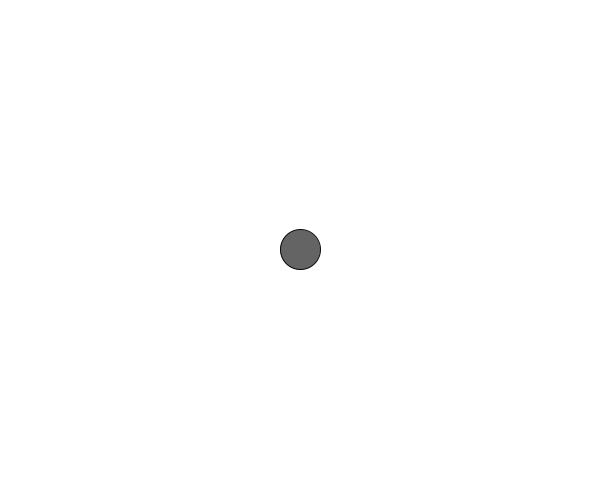
Frame 1 (no input)
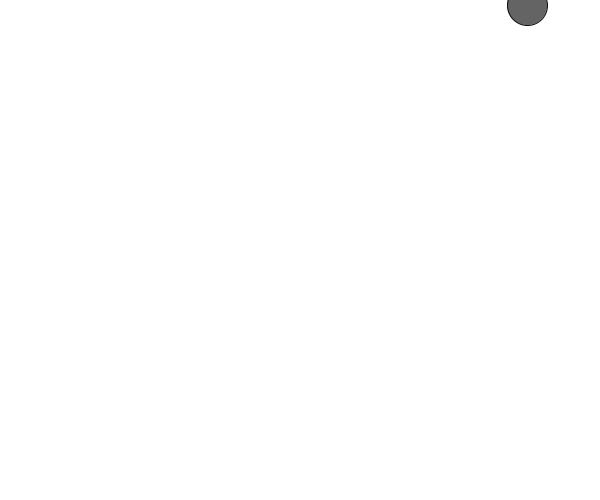
Frame 60 (the mouse pressed at the canvas centre just before this capture)
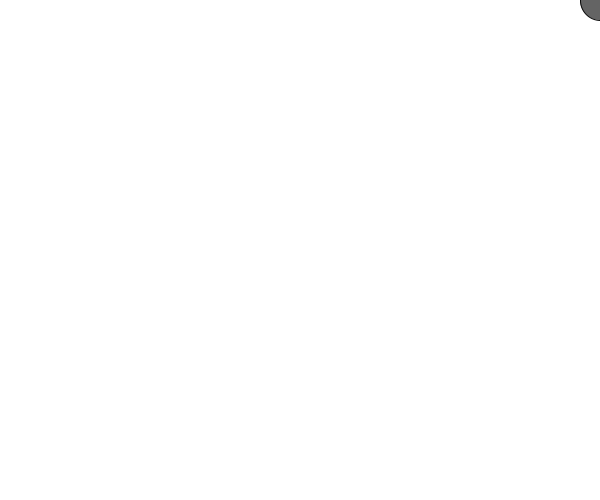
Frame 120 (the mouse held since frame 60 and released just before this capture)

The Processing sketch that drew these frames (run headless with seeded random() and noise(); from frame 60 on, the mouse is pressed at the canvas centre):

// Processing sketch: sketch_22_applying_force
// ── sketch_22_applying_force.pde
Mover m;

void setup() {
  size(600, 500);
  m = new Mover();
}

void draw() {
  background(255);
  
  PVector gravity = new PVector(0, -0.3);
  PVector wind = new PVector(0.2, 0);
  m.applyForce(gravity);
  m.applyForce(wind);
  
  
  m.update();
  m.edges();
  m.display();
}

// ── Mover.pde
class Mover {
  PVector location;
  PVector verlocity;
  PVector acceleration;


  Mover() {
    location = new PVector(width/2, height/2);
    verlocity = new PVector(0, 0);
    acceleration = new PVector(0, 0);
  }

  //Newons 2md Law (the beginning)
  void applyForce(PVector force) {
    acceleration.add(force);
  }

  void update() {   
    verlocity.add(acceleration);
    location.add(verlocity);
    //verlocity.limit(5);
  }

  void edges() {
    if (location.x > width) {
      location.x = width;
      verlocity.x *= -1;
    }
    if (location.y > height) {
      location.y = height;
      verlocity.y *= -1;
    }
    if (location.x < 0) {
      location.x = 0;
      verlocity.x *= -1;
    }
    if (location.y < 0) {
      location.y = 0;
      verlocity.y *= -1;
    }
  }

  void display() {
    fill(100);
    stroke(10);
    ellipse(location.x, location.y, 40, 40);
  }
}
